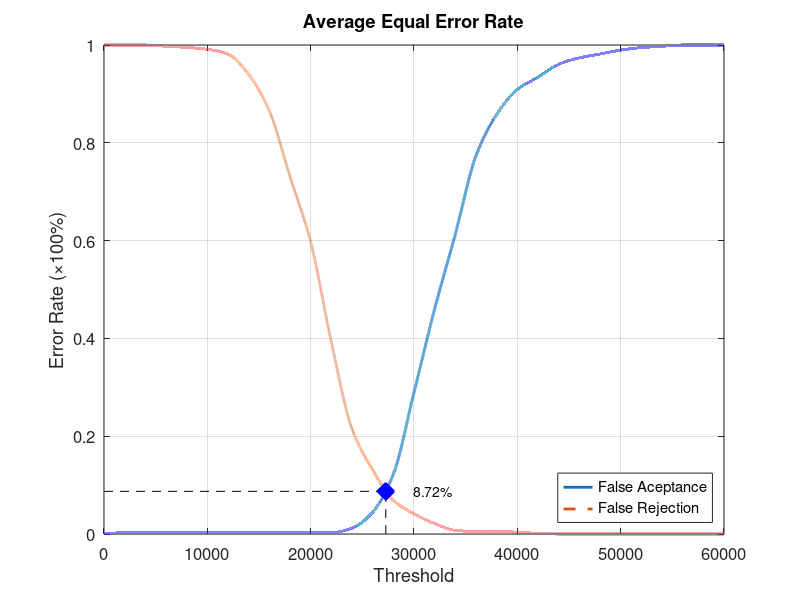
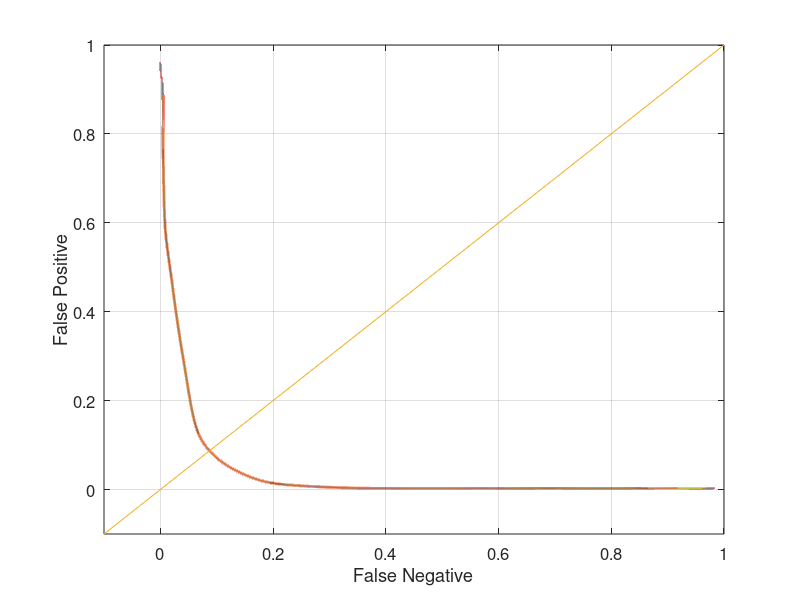

Write MATLAB code to recreate these figures, in order.
function yEER = Experiment3Average
close all;
clear;
clc;
x = 0:2000:60000;
xq = 0:0.5:60000;

y0 = [0 0.00263158 0.00263158 0.00263158 0.00263158 0.00263158 0.00263158 0.00263158 0.00263158 0.00263158 0.00263158 0.00263158 0.0118421 0.0447368 0.122368 0.289474 0.460526 0.613158 0.773684 0.857895 0.909211 0.934211 0.960526 0.973684 0.981579 0.989474 0.994737 0.997368 1 1 1];
yy0 = interp1(x, y0, xq, 'pchip');
y1 = [1 1 1 0.9975 0.995 0.99125 0.98125 0.94 0.865 0.73125 0.5975 0.3925 0.215 0.13125 0.06875 0.04125 0.02125 0.0075 0.005 0.005 0.00375 0.00125 0 0 0 0 0 0 0 0 0];
yy1 = interp1(x, y1, xq, 'pchip');

% Calculating EER: 
y2 = abs(y0 - y1);
find(y2 == min(y2))
yy2 = abs(yy0 - yy1);
xEER = find(yy2 == min(yy2));
xEERIndex = xq(xEER) % X-axis EER
yEER = yy0(xEER) % Y-axis EER

main = figure
plot(xq, yy0,'-','LineWidth', 2);	hold on
plot(xq, yy1,'--','LineWidth', 2);	hold on
plot([xEERIndex xEERIndex], [0 yEER], 'k--');	hold on
plot([0 xEERIndex], [yEER yEER], 'k--');	hold on
plot(xEERIndex, yEER, 'bx', 'LineWidth', 10);	hold on
text(xEERIndex + 10 * xEERIndex / 100, yEER, [num2str(round((10000 * yEER)) / 100) '%'])
legend('False Aceptance', 'False Rejection', 'Location', 'SouthEast')
xlabel('Threshold')
ylabel('Error Rate (\times100%)')
title('Average Equal Error Rate')
set(gca, 'FontSize', 12)
axis([0 60000 0 1])
grid on

print(main, 'Experiment3AverageMain', '-dpng');
FNRxFPR = figure('Color', [1 1 1]);
plot(yy1, yy0, '-', yy1, yy0, 'LineWidth', 2);
hold on
y = -0.1:0.1:1
plot(y, y); 
set(gca, 'FontSize', 12)
xlabel('False Negative')
ylabel('False Positive')
axis([-0.1 1 -0.1 1])
set(gca, 'FontSize', 12)
grid on

print(FNRxFPR, 'Experiment3AverageFNRxFPR','-dpng');
end
